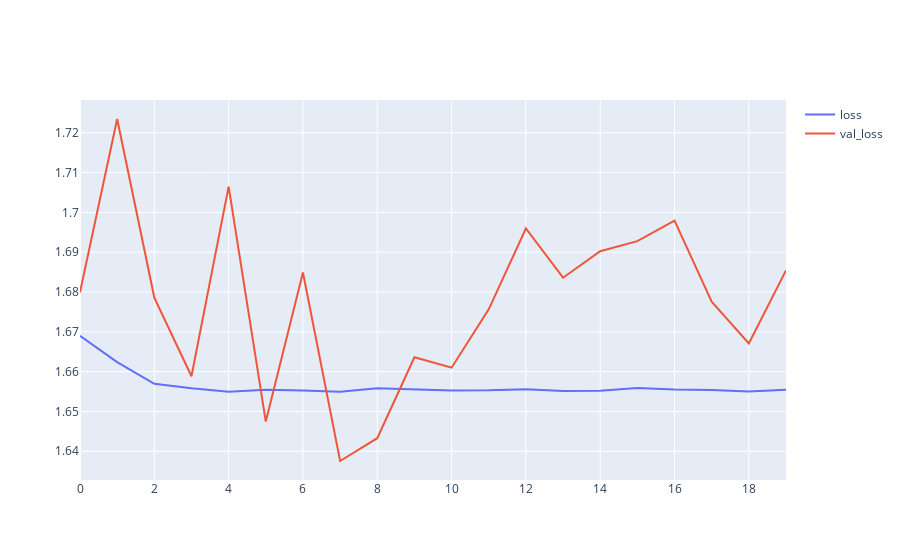

Here is the notebook cell this chart was saved with:
### Code cell
import plotly.graph_objects as go
fig = go.Figure()
fig.add_trace(go.Scatter(y=simpleRNN_history["loss"],
                    mode='lines',
                    name='loss'))
fig.add_trace(go.Scatter(y=simpleRNN_history["val_loss"],
                    mode='lines',
                    name='val_loss'))
fig.show()

### Figure 1 — Plotly figure (JSON) as saved in the notebook; plotly's stock layout.template omitted (floating-point values rounded to 4 significant figures)
{"data": [{"mode": "lines", "name": "loss", "type": "scatter", "y": [1.669, 1.662, 1.657, 1.656, 1.655, 1.655, 1.655, 1.655, 1.656, 1.656, 1.655, 1.655, 1.656, 1.655, 1.655, 1.656, 1.656, 1.655, 1.655, 1.655]}, {"mode": "lines", "name": "val_loss", "type": "scatter", "y": [1.68, 1.723, 1.679, 1.659, 1.706, 1.647, 1.685, 1.638, 1.643, 1.664, 1.661, 1.676, 1.696, 1.684, 1.69, 1.693, 1.698, 1.678, 1.667, 1.685]}], "layout": {}}
